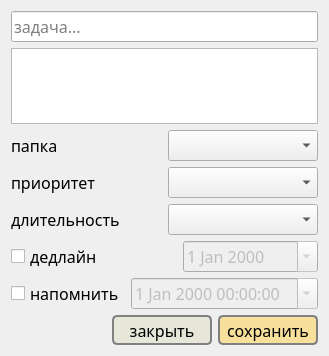
<?xml version="1.0" encoding="UTF-8"?>
<ui version="4.0">
 <class>TaskCreationWindow</class>
 <widget class="QDialog" name="TaskCreationWindow">
  <property name="geometry">
   <rect>
    <x>0</x>
    <y>0</y>
    <width>301</width>
    <height>356</height>
   </rect>
  </property>
  <property name="font">
   <font>
    <family>Bahnschrift</family>
    <pointsize>12</pointsize>
   </font>
  </property>
  <property name="windowTitle">
   <string>Создание задачи</string>
  </property>
  <property name="styleSheet">
   <string notr="true"/>
  </property>
  <layout class="QVBoxLayout" name="verticalLayout_3">
   <item>
    <widget class="QLineEdit" name="creationTaskName">
     <property name="text">
      <string/>
     </property>
     <property name="placeholderText">
      <string>задача...</string>
     </property>
    </widget>
   </item>
   <item>
    <widget class="QPlainTextEdit" name="creationTaskNote">
     <property name="plainText">
      <string/>
     </property>
     <property name="placeholderText">
      <string>добавить заметку...</string>
     </property>
    </widget>
   </item>
   <item>
    <layout class="QVBoxLayout" name="verticalLayout_2">
     <item>
      <layout class="QHBoxLayout" name="horizontalLayout_2" stretch="1,1">
       <item>
        <widget class="QLabel" name="label_2">
         <property name="text">
          <string>папка</string>
         </property>
         <property name="alignment">
          <set>Qt::AlignmentFlag::AlignLeading|Qt::AlignmentFlag::AlignLeft|Qt::AlignmentFlag::AlignVCenter</set>
         </property>
        </widget>
       </item>
       <item>
        <widget class="QComboBox" name="creationTaskFolder">
         <property name="sizePolicy">
          <sizepolicy hsizetype="Preferred" vsizetype="Fixed">
           <horstretch>0</horstretch>
           <verstretch>0</verstretch>
          </sizepolicy>
         </property>
         <property name="currentText">
          <string/>
         </property>
         <property name="currentIndex">
          <number>-1</number>
         </property>
         <property name="placeholderText">
          <string/>
         </property>
         <property name="duplicatesEnabled">
          <bool>true</bool>
         </property>
        </widget>
       </item>
      </layout>
     </item>
     <item>
      <layout class="QHBoxLayout" name="horizontalLayout_3" stretch="1,1">
       <item>
        <widget class="QLabel" name="label_3">
         <property name="text">
          <string>приоритет</string>
         </property>
         <property name="alignment">
          <set>Qt::AlignmentFlag::AlignLeading|Qt::AlignmentFlag::AlignLeft|Qt::AlignmentFlag::AlignVCenter</set>
         </property>
        </widget>
       </item>
       <item>
        <widget class="QComboBox" name="creationTaskPriority">
         <property name="currentIndex">
          <number>-1</number>
         </property>
        </widget>
       </item>
      </layout>
     </item>
     <item>
      <layout class="QHBoxLayout" name="horizontalLayout_4" stretch="1,1">
       <item>
        <widget class="QLabel" name="label_4">
         <property name="text">
          <string>длительность</string>
         </property>
         <property name="alignment">
          <set>Qt::AlignmentFlag::AlignLeading|Qt::AlignmentFlag::AlignLeft|Qt::AlignmentFlag::AlignVCenter</set>
         </property>
        </widget>
       </item>
       <item>
        <widget class="QComboBox" name="creationTaskDuration"/>
       </item>
      </layout>
     </item>
     <item>
      <layout class="QHBoxLayout" name="horizontalLayout_5" stretch="0,1">
       <item>
        <widget class="QCheckBox" name="creationTaskIsDeadline">
         <property name="styleSheet">
          <string notr="true">QCheckBox::indicator:unchecked{
	image: url(:/pictures/resources/checkbox-undone.svg);
	width: 16;
	height: 16;
}
QCheckBox::indicator:checked{
	image: url(:/pictures/resources/checkbox-undone-hover.svg);
	width: 16;
	height: 16;
}</string>
         </property>
         <property name="text">
          <string>дедлайн</string>
         </property>
         <property name="tristate">
          <bool>false</bool>
         </property>
        </widget>
       </item>
       <item>
        <widget class="QDateEdit" name="creationTaskDeadline">
         <property name="enabled">
          <bool>false</bool>
         </property>
         <property name="sizePolicy">
          <sizepolicy hsizetype="Preferred" vsizetype="Fixed">
           <horstretch>100</horstretch>
           <verstretch>0</verstretch>
          </sizepolicy>
         </property>
         <property name="maximumSize">
          <size>
           <width>135</width>
           <height>16777215</height>
          </size>
         </property>
         <property name="baseSize">
          <size>
           <width>500</width>
           <height>0</height>
          </size>
         </property>
         <property name="styleSheet">
          <string notr="true">QCalendarWidget {
	font-family: Bahnschrift;
	font-size: 16px;
    background-color: white;
}

QTableView::item {
    border-radius: 30px;
}

QTableView::item:selected {
    image: url(:/pictures/resources/calendar-selected-date.svg);
    background-color: rgba(247,223,156,0);
}

QTableView:focus {
    outline: none;
}

QTableView:disabled {
    color: rgba(0, 0, 0, 100);
}

QCalendarWidget QAbstractItemView::item:enabled[today=&quot;true&quot;] {
    color: red;
    font-weight: bold;
}

QWidget#qt_calendar_navigationbar {
    background-color: rgb(247,223,156);
    border-radius: 5px;
    border: 2px solid gray;
}

QToolButton {
    color: black;
    font-size: 18px;
    border-radius: 20px;
}

#qt_calendar_nextmonth {
    icon-size: 30px;
    qproperty-icon: url(:/pictures/resources/right-arrow.svg);
    border-radius: 5px;
}

#qt_calendar_prevmonth {
    icon-size: 30px;
    qproperty-icon: url(:/pictures/resources/left-arrow.svg);
    border-radius: 5px;
}

QMenu {
    background-color: white;
    border: 2px solid gray;
    border-radius: 7px;
    padding: 4px 4px;
    font-family: Bahnschrift;
    font-size: 16px;
}

QMenu::item:selected {
    background-color: rgb(247,223,156);
    border-radius: 5px;
}

QSpinBox {
    background-color: rgb(247,223,156);
    width: 80px;
}
</string>
         </property>
         <property name="calendarPopup">
          <bool>true</bool>
         </property>
        </widget>
       </item>
      </layout>
     </item>
     <item>
      <layout class="QVBoxLayout" name="verticalLayout">
       <item>
        <layout class="QHBoxLayout" name="horizontalLayout_6" stretch="0,0">
         <item>
          <widget class="QCheckBox" name="creationTaskIsReminder">
           <property name="styleSheet">
            <string notr="true">QCheckBox::indicator:unchecked{
	image: url(:/pictures/resources/checkbox-undone.svg);
	width: 16;
	height: 16;
}
QCheckBox::indicator:checked{
	image: url(:/pictures/resources/checkbox-undone-hover.svg);
	width: 16;
	height: 16;
}</string>
           </property>
           <property name="text">
            <string>напомнить</string>
           </property>
          </widget>
         </item>
         <item>
          <widget class="QDateTimeEdit" name="creationTaskReminder">
           <property name="enabled">
            <bool>false</bool>
           </property>
           <property name="sizePolicy">
            <sizepolicy hsizetype="Expanding" vsizetype="Fixed">
             <horstretch>0</horstretch>
             <verstretch>0</verstretch>
            </sizepolicy>
           </property>
           <property name="maximumSize">
            <size>
             <width>16777215</width>
             <height>16777215</height>
            </size>
           </property>
           <property name="styleSheet">
            <string notr="true">QCalendarWidget {
	font-family: Bahnschrift;
	font-size: 16px;
    background-color: white;
}

QTableView::item {
    border-radius: 30px;
}

QTableView::item:selected {
    image: url(:/pictures/resources/calendar-selected-date.svg);
    background-color: rgba(247,223,156,0);
}

QTableView:focus {
    outline: none;
}

QTableView:disabled {
    color: rgba(0, 0, 0, 100);
}

QCalendarWidget QAbstractItemView::item:enabled[today=&quot;true&quot;] {
    color: red;
    font-weight: bold;
}

QWidget#qt_calendar_navigationbar {
    background-color: rgb(247,223,156);
    border-radius: 5px;
    border: 2px solid gray;
}

QToolButton {
    color: black;
    font-size: 18px;
    border-radius: 20px;
}

#qt_calendar_nextmonth {
    icon-size: 30px;
    qproperty-icon: url(:/pictures/resources/right-arrow.svg);
    border-radius: 5px;
}

#qt_calendar_prevmonth {
    icon-size: 30px;
    qproperty-icon: url(:/pictures/resources/left-arrow.svg);
    border-radius: 5px;
}

QMenu {
    background-color: white;
    border: 2px solid gray;
    border-radius: 7px;
    padding: 4px 4px;
    font-family: Bahnschrift;
    font-size: 16px;
}

QMenu::item:selected {
    background-color: rgb(247,223,156);
    border-radius: 5px;
}

QSpinBox {
    background-color: rgb(247,223,156);
    width: 80px;
}
</string>
           </property>
           <property name="frame">
            <bool>true</bool>
           </property>
           <property name="calendarPopup">
            <bool>true</bool>
           </property>
          </widget>
         </item>
        </layout>
       </item>
       <item>
        <layout class="QHBoxLayout" name="horizontalLayout_7"/>
       </item>
      </layout>
     </item>
    </layout>
   </item>
   <item>
    <layout class="QHBoxLayout" name="horizontalLayout">
     <item>
      <spacer name="horizontalSpacer_2">
       <property name="orientation">
        <enum>Qt::Orientation::Horizontal</enum>
       </property>
       <property name="sizeHint" stdset="0">
        <size>
         <width>40</width>
         <height>20</height>
        </size>
       </property>
      </spacer>
     </item>
     <item>
      <widget class="QPushButton" name="closeTaskButton">
       <property name="sizePolicy">
        <sizepolicy hsizetype="Maximum" vsizetype="Maximum">
         <horstretch>0</horstretch>
         <verstretch>0</verstretch>
        </sizepolicy>
       </property>
       <property name="minimumSize">
        <size>
         <width>100</width>
         <height>30</height>
        </size>
       </property>
       <property name="font">
        <font>
         <family>Bahnschrift</family>
         <pointsize>12</pointsize>
        </font>
       </property>
       <property name="styleSheet">
        <string notr="true">QPushButton {
	background-color: rgb(230,230,217);
	border-radius: 5px;
	border: 2px solid gray;
	color: black;
}
QPushButton:hover {
	background-color: rgb(247,223,156);
}
</string>
       </property>
       <property name="text">
        <string>закрыть</string>
       </property>
       <property name="autoDefault">
        <bool>false</bool>
       </property>
       <property name="default">
        <bool>false</bool>
       </property>
      </widget>
     </item>
     <item>
      <widget class="QPushButton" name="saveTaskButton">
       <property name="minimumSize">
        <size>
         <width>100</width>
         <height>30</height>
        </size>
       </property>
       <property name="font">
        <font>
         <family>Bahnschrift</family>
         <pointsize>12</pointsize>
         <bold>false</bold>
        </font>
       </property>
       <property name="styleSheet">
        <string notr="true">QPushButton {
	background-color: rgb(247,223,156);
	border-radius: 5px;
	border: 2px solid gray;
	color: black;
}
QPushButton:hover {
	background-color: rgb(171, 153, 99);
}
</string>
       </property>
       <property name="text">
        <string>сохранить</string>
       </property>
       <property name="default">
        <bool>true</bool>
       </property>
      </widget>
     </item>
    </layout>
   </item>
  </layout>
 </widget>
 <resources/>
 <connections/>
</ui>
